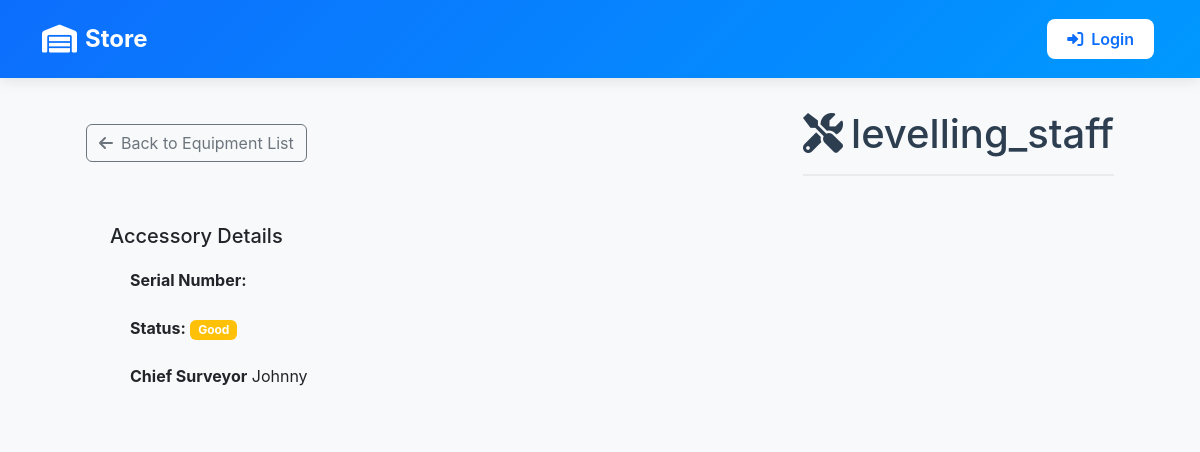
/inventory/accessory_detail/2/, run on an earlier commit of the app's database.
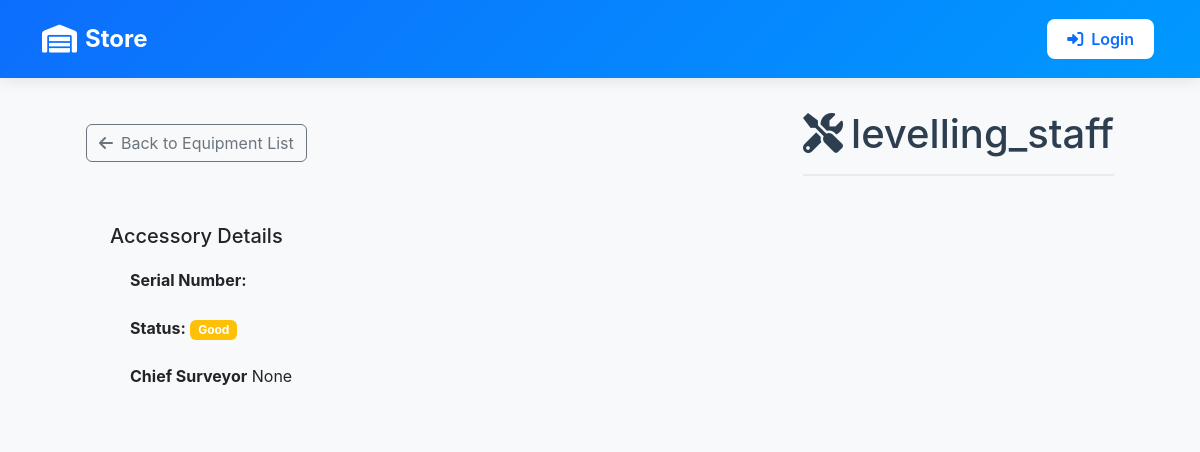
And on a later commit of the database.
### inventory/models.py (models this page shows, shortened)
class Accessory(models.Model):
    ACCESSORY_TYPES = (
        ("tripod", "Tripod"),
        ("levelling_staff", "Levelling Staff"),
        ("tracking_rod", "Tracking Rod"),
        ("reflector", "Reflector"),
        ("gps_extension_bar", "GPS Extension Bar"),
        ("bar_port", "Bar Port"),
        ("powerbank", "Powerbank"),
        ("tribach", "Tribach"),
        ("external_radio_antenna", "External Radio Antenna"),
    )
    STATUS_CHOICES = [
        ('Good', 'Good'),
        ('Needs Repair', 'Needs Repair'),
        ('Spoiled', 'Spoiled'),
    ]
    RETURN_STATUS_CHOICES = [
        ('In Use', 'In Use'),
        ('Returning', 'Returning'),
        ('With Chief Surveyor', 'With Chief Surveyor'),
        ('In Store', 'In Store'),
        ('Returned', 'Returned'),
    ]
    name = models.CharField(max_length=100, choices=ACCESSORY_TYPES)
    serial_number = models.CharField(max_length=50, unique=True, null=True, blank=True, help_text="Unique serial number for the accessory")
    equipment = models.ForeignKey(EquipmentsInSurvey, on_delete=models.CASCADE, related_name='accessories', null=True, blank=True)
    chief_surveyor = models.ForeignKey(User, on_delete=models.CASCADE, null=True, blank=True)
    surveyor_responsible = models.CharField(max_length=100, null=True, blank=True)
    status = models.CharField(max_length=20, choices=STATUS_CHOICES, default='Good', null=True, blank=True)
    return_status = models.CharField(max_length=20, choices=RETURN_STATUS_CHOICES, default='In Use', null=True, blank=True)
    comment = models.TextField(null=True, blank=True)
    image = models.ImageField(upload_to='accessory_images/', null=True, blank=True)
    date_returned = models.DateTimeField(null=True, blank=True)
    returned_by = models.ForeignKey(User, on_delete=models.SET_NULL, null=True, blank=True, related_name='returned_accessories')

### inventory/views.py (the view)
# urls.py: path('accessory_detail/<int:id>/', views.accessory_detail, name='accessory_detail'),
def accessory_detail(request, id):
    equipment = get_object_or_404(Accessory, id=id)
    return render(request, 'equipments/accessory_detail.html', {
        'accessory': equipment,
    })

### inventory/context_processors.py (called while the page is built)
def is_admin(request):
    return {'is_admin': request.user.is_authenticated and request.user.is_superuser}

### inventory/templates/equipments/accessory_detail.html (shortened to what this page needs)
{% extends 'base_dashboard.html' %}
{% load static %}
{% block content %}
<div class="container">
    <div class="equipment-detail">
        <div class="d-flex justify-content-between align-items-center mb-4">
            <a href="{% url 'request_equipment' %}" class="btn btn-outline-secondary">
                <i class="fas fa-arrow-left me-2"></i>Back to Equipment List
            </a>
            <h1 class="page-title mb-0">
                <i class="fas fa-tools me-2"></i>{{ accessory.name }}
            </h1>
        </div>
        <div class="equipment-info">
            <div class="row">
                <div class="col-md-6">
                    <h5>Accessory Details</h5>
                    <ul class="list-group">
                        <li class="list-group-item">
                            <strong>Serial Number:</strong> {{ accessory.serial }}
                        </li>
                        <li class="list-group-item">
                            <strong>Status:</strong>
                            <span class="badge {% if equipment.status == 'In Store' %}bg-success{% elif equipment.status == 'In Field' %}bg-primary{% else %}bg-warning{% endif %}">
                            {{ accessory.status }}
                        </span>
                        </li>
                        <li class="list-group-item">
                            <strong>Chief Surveyor</strong>
                            {{ accessory.chief_surveyor }}
                        </li>
                    </ul>
                </div>
            </div>
        </div>
    </div>
</div>
{% endblock %}

What changed in the data, as far as the page shows it:
changed Accessory "levelling_staff": chief_surveyor "Johnny" → "None"
